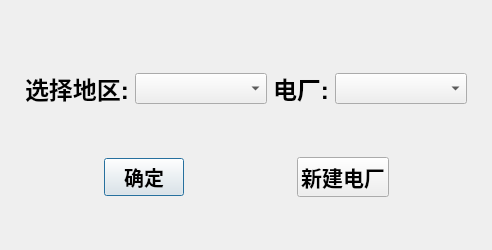
<?xml version="1.0" encoding="UTF-8"?>
<ui version="4.0">
 <class>Dialog</class>
 <widget class="QDialog" name="Dialog">
  <property name="geometry">
   <rect>
    <x>0</x>
    <y>0</y>
    <width>492</width>
    <height>250</height>
   </rect>
  </property>
  <property name="windowTitle">
   <string>Dialog</string>
  </property>
  <layout class="QGridLayout" name="gridLayout_3">
   <property name="leftMargin">
    <number>25</number>
   </property>
   <property name="topMargin">
    <number>35</number>
   </property>
   <property name="rightMargin">
    <number>25</number>
   </property>
   <property name="bottomMargin">
    <number>15</number>
   </property>
   <property name="spacing">
    <number>15</number>
   </property>
   <item row="1" column="0">
    <spacer name="horizontalSpacer_3">
     <property name="orientation">
      <enum>Qt::Horizontal</enum>
     </property>
     <property name="sizeHint" stdset="0">
      <size>
       <width>14</width>
       <height>20</height>
      </size>
     </property>
    </spacer>
   </item>
   <item row="1" column="2">
    <spacer name="horizontalSpacer_2">
     <property name="orientation">
      <enum>Qt::Horizontal</enum>
     </property>
     <property name="sizeHint" stdset="0">
      <size>
       <width>25</width>
       <height>20</height>
      </size>
     </property>
    </spacer>
   </item>
   <item row="1" column="1">
    <layout class="QGridLayout" name="gridLayout_2">
     <item row="0" column="0">
      <widget class="QPushButton" name="LOGIN_PB_OK">
       <property name="minimumSize">
        <size>
         <width>75</width>
         <height>30</height>
        </size>
       </property>
       <property name="font">
        <font>
         <pointsize>15</pointsize>
         <weight>75</weight>
         <bold>true</bold>
        </font>
       </property>
       <property name="text">
        <string>确定</string>
       </property>
      </widget>
     </item>
     <item row="0" column="1">
      <spacer name="horizontalSpacer">
       <property name="orientation">
        <enum>Qt::Horizontal</enum>
       </property>
       <property name="sizeHint" stdset="0">
        <size>
         <width>98</width>
         <height>18</height>
        </size>
       </property>
      </spacer>
     </item>
     <item row="0" column="2">
      <widget class="QPushButton" name="LOGIN_PB_NEW">
       <property name="minimumSize">
        <size>
         <width>75</width>
         <height>30</height>
        </size>
       </property>
       <property name="font">
        <font>
         <pointsize>16</pointsize>
         <weight>75</weight>
         <bold>true</bold>
        </font>
       </property>
       <property name="text">
        <string>新建电厂</string>
       </property>
      </widget>
     </item>
    </layout>
   </item>
   <item row="0" column="0" colspan="3">
    <layout class="QGridLayout" name="gridLayout">
     <property name="leftMargin">
      <number>0</number>
     </property>
     <property name="topMargin">
      <number>0</number>
     </property>
     <property name="spacing">
      <number>6</number>
     </property>
     <item row="0" column="0">
      <widget class="QLabel" name="label">
       <property name="sizePolicy">
        <sizepolicy hsizetype="Fixed" vsizetype="Preferred">
         <horstretch>0</horstretch>
         <verstretch>0</verstretch>
        </sizepolicy>
       </property>
       <property name="minimumSize">
        <size>
         <width>0</width>
         <height>30</height>
        </size>
       </property>
       <property name="font">
        <font>
         <pointsize>14</pointsize>
         <weight>75</weight>
         <bold>true</bold>
        </font>
       </property>
       <property name="text">
        <string>&lt;html&gt;&lt;head/&gt;&lt;body&gt;&lt;p&gt;&lt;span style=&quot; font-size:18pt;&quot;&gt;选择地区:&lt;/span&gt;&lt;/p&gt;&lt;/body&gt;&lt;/html&gt;</string>
       </property>
      </widget>
     </item>
     <item row="0" column="1">
      <widget class="QComboBox" name="LOGIN_region">
       <property name="minimumSize">
        <size>
         <width>90</width>
         <height>30</height>
        </size>
       </property>
       <property name="font">
        <font>
         <pointsize>14</pointsize>
         <weight>75</weight>
         <bold>true</bold>
        </font>
       </property>
      </widget>
     </item>
     <item row="0" column="2">
      <widget class="QLabel" name="label_2">
       <property name="sizePolicy">
        <sizepolicy hsizetype="Fixed" vsizetype="Preferred">
         <horstretch>0</horstretch>
         <verstretch>0</verstretch>
        </sizepolicy>
       </property>
       <property name="font">
        <font>
         <pointsize>7</pointsize>
         <weight>75</weight>
         <bold>true</bold>
        </font>
       </property>
       <property name="text">
        <string>&lt;html&gt;&lt;head/&gt;&lt;body&gt;&lt;p&gt;&lt;span style=&quot; font-size:18pt;&quot;&gt;电厂:&lt;/span&gt;&lt;/p&gt;&lt;/body&gt;&lt;/html&gt;</string>
       </property>
      </widget>
     </item>
     <item row="0" column="3">
      <widget class="QComboBox" name="LOGIN_gen">
       <property name="minimumSize">
        <size>
         <width>90</width>
         <height>30</height>
        </size>
       </property>
       <property name="font">
        <font>
         <pointsize>14</pointsize>
         <weight>75</weight>
         <bold>true</bold>
        </font>
       </property>
      </widget>
     </item>
    </layout>
   </item>
  </layout>
 </widget>
 <resources/>
 <connections/>
</ui>
